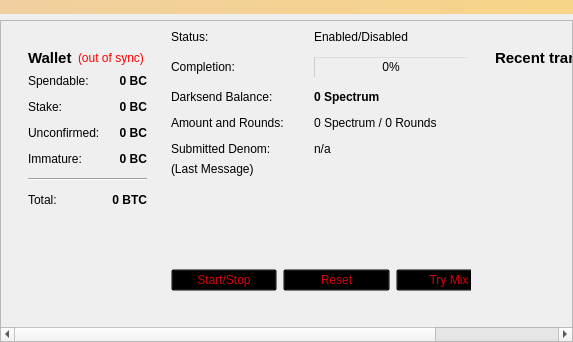
<?xml version="1.0" encoding="UTF-8"?>
<ui version="4.0">
 <class>OverviewPage</class>
 <widget class="QWidget" name="OverviewPage">
  <property name="geometry">
   <rect>
    <x>0</x>
    <y>0</y>
    <width>573</width>
    <height>342</height>
   </rect>
  </property>
  <property name="windowTitle">
   <string>Form</string>
  </property>
  <layout class="QVBoxLayout" name="topLayout">
<property name="leftMargin">
    <number>0</number>
   </property>
   <property name="topMargin">
    <number>0</number>
   </property>
   <property name="rightMargin">
    <number>0</number>
   </property>
   <property name="bottomMargin">
    <number>0</number>
   </property>
   <item>
    <widget class="QLabel" name="labelAlerts">
     <property name="visible">
      <bool>false</bool>
     </property>
     <property name="styleSheet">
      <string notr="true">background-color: qlineargradient(x1: 0, y1: 0, x2: 1, y2: 0, stop:0 #F0D0A0, stop:1 #F8D488);  color:#000000
</string>
     </property>
     <property name="wordWrap">
      <bool>true</bool>
     </property>
     <property name="margin">
      <number>3</number>
     </property>
    </widget>
   </item>
   <item>
<widget class="QScrollArea" name="scrollArea">
     <property name="widgetResizable">
      <bool>true</bool>
     </property>
     <widget class="QWidget" name="scrollAreaWidgetContents">
      <property name="geometry">
       <rect>
        <x>0</x>
        <y>0</y>
        <width>571</width>
        <height>34</height>
       </rect>
      </property>
    <layout class="QHBoxLayout" name="horizontalLayout" stretch="1,1">
     <item>
      <widget class="QWidget" name="columnOneWidget">
      
      <layout class="QVBoxLayout" name="verticalLayout_2">
       <item>
        <widget class="QWidget" name="widget" native="true">
         <layout class="QVBoxLayout" name="verticalLayout_4">
          <item>
           <layout class="QHBoxLayout" name="horizontalLayout_4">
            <item>
             <widget class="QLabel" name="label_5">
              <property name="font">
               <font>
                <pointsize>11</pointsize>
                <weight>75</weight>
                <bold>true</bold>
               </font>
              </property>
              <property name="text">
               <string>Wallet</string>
              </property>
             </widget>
            </item>
            <item>
             <widget class="QLabel" name="labelWalletStatus">
              <property name="toolTip">
               <string>The displayed information may be out of date. Your wallet automatically synchronizes with the Spectrum network after a connection is established, but this process has not completed yet.</string>
              </property>
              <property name="styleSheet">
               <string notr="true">QLabel { color: red; }</string>
              </property>
              <property name="text">
               <string notr="true">(out of sync)</string>
              </property>
              <property name="alignment">
               <set>Qt::AlignLeading|Qt::AlignLeft|Qt::AlignVCenter</set>
              </property>
             </widget>
            </item>
            <item>
             <spacer name="horizontalSpacer_2">
              <property name="orientation">
               <enum>Qt::Horizontal</enum>
              </property>
              <property name="sizeHint" stdset="0">
               <size>
                <width>40</width>
                <height>20</height>
               </size>
              </property>
             </spacer>
            </item>
           </layout>
          </item>
          <item>
           <layout class="QFormLayout" name="formLayout_2">
            <property name="fieldGrowthPolicy">
             <enum>QFormLayout::AllNonFixedFieldsGrow</enum>
            </property>
            <property name="horizontalSpacing">
             <number>12</number>
            </property>
            <property name="verticalSpacing">
             <number>12</number>
            </property>
            <item row="0" column="0">
             <widget class="QLabel" name="label">
              <property name="text">
               <string>Spendable:</string>
              </property>
             </widget>
            </item>
            <item row="0" column="1">
             <widget class="QLabel" name="labelBalance">
              <property name="font">
               <font>
                <weight>75</weight>
                <bold>true</bold>
               </font>
              </property>
              <property name="cursor">
               <cursorShape>IBeamCursor</cursorShape>
              </property>
              <property name="toolTip">
               <string>Your current spendable balance</string>
              </property>
              <property name="text">
               <string notr="true">0 BC</string>
              </property>
              <property name="alignment">
               <set>Qt::AlignRight|Qt::AlignTrailing|Qt::AlignVCenter</set>
              </property>
              <property name="textInteractionFlags">
               <set>Qt::LinksAccessibleByMouse|Qt::TextSelectableByKeyboard|Qt::TextSelectableByMouse</set>
              </property>
             </widget>
            </item>
            <item row="1" column="0">
             <widget class="QLabel" name="label_6">
              <property name="text">
               <string>Stake:</string>
              </property>
             </widget>
            </item>
            <item row="1" column="1">
             <widget class="QLabel" name="labelStake">
              <property name="font">
               <font>
                <weight>75</weight>
                <bold>true</bold>
               </font>
              </property>
              <property name="cursor">
               <cursorShape>IBeamCursor</cursorShape>
              </property>
              <property name="toolTip">
               <string>Total of coins that was staked, and do not yet count toward the current balance</string>
              </property>
              <property name="text">
               <string notr="true">0 BC</string>
              </property>
              <property name="alignment">
               <set>Qt::AlignRight|Qt::AlignTrailing|Qt::AlignVCenter</set>
              </property>
              <property name="textInteractionFlags">
               <set>Qt::LinksAccessibleByMouse|Qt::TextSelectableByKeyboard|Qt::TextSelectableByMouse</set>
              </property>
             </widget>
            </item>
            <item row="2" column="0">
             <widget class="QLabel" name="label_3">
              <property name="text">
               <string>Unconfirmed:</string>
              </property>
             </widget>
            </item>
            <item row="2" column="1">
             <widget class="QLabel" name="labelUnconfirmed">
              <property name="font">
               <font>
                <weight>75</weight>
                <bold>true</bold>
               </font>
              </property>
              <property name="cursor">
               <cursorShape>IBeamCursor</cursorShape>
              </property>
              <property name="toolTip">
               <string>Total of transactions that have yet to be confirmed, and do not yet count toward the current balance</string>
              </property>
              <property name="text">
               <string notr="true">0 BC</string>
              </property>
              <property name="alignment">
               <set>Qt::AlignRight|Qt::AlignTrailing|Qt::AlignVCenter</set>
              </property>
              <property name="textInteractionFlags">
               <set>Qt::LinksAccessibleByMouse|Qt::TextSelectableByKeyboard|Qt::TextSelectableByMouse</set>
              </property>
             </widget>
            </item>
            <item row="3" column="0">
             <widget class="QLabel" name="labelImmatureText">
              <property name="text">
               <string>Immature:</string>
              </property>
             </widget>
            </item>
            <item row="3" column="1">
             <widget class="QLabel" name="labelImmature">
              <property name="font">
               <font>
                <weight>75</weight>
                <bold>true</bold>
               </font>
              </property>
              <property name="toolTip">
               <string>Mined balance that has not yet matured</string>
              </property>
              <property name="text">
               <string notr="true">0 BC</string>
              </property>
              <property name="alignment">
               <set>Qt::AlignRight|Qt::AlignTrailing|Qt::AlignVCenter</set>
              </property>
              <property name="textInteractionFlags">
               <set>Qt::LinksAccessibleByMouse|Qt::TextSelectableByKeyboard|Qt::TextSelectableByMouse</set>
              </property>
             </widget>
            </item>
            <item row="4" column="0" colspan="2">
             <widget class="Line" name="line">
              <property name="orientation">
               <enum>Qt::Horizontal</enum>
              </property>
             </widget>
            </item>
            <item row="5" column="0">
             <widget class="QLabel" name="labelTotalText">
              <property name="text">
               <string>Total:</string>
              </property>
             </widget>
            </item>
            <item row="5" column="1">
             <widget class="QLabel" name="labelTotal">
              <property name="font">
               <font>
                <weight>75</weight>
                <bold>true</bold>
               </font>
              </property>
              <property name="cursor">
               <cursorShape>IBeamCursor</cursorShape>
              </property>
              <property name="toolTip">
               <string>Your current total balance</string>
              </property>
              <property name="text">
               <string notr="true">0 BTC</string>
              </property>
              <property name="alignment">
               <set>Qt::AlignRight|Qt::AlignTrailing|Qt::AlignVCenter</set>
              </property>
              <property name="textInteractionFlags">
               <set>Qt::LinksAccessibleByMouse|Qt::TextSelectableByKeyboard|Qt::TextSelectableByMouse</set>
              </property>
             </widget>
            </item>
           </layout>
          </item>
         </layout>
        </widget>
       </item>
       <item>
        <spacer name="verticalSpacer">
         <property name="orientation">
          <enum>Qt::Vertical</enum>
         </property>
         <property name="sizeHint" stdset="0">
          <size>
           <width>20</width>
           <height>40</height>
          </size>
         </property>
        </spacer>
       </item>
      </layout>
     
</widget>
</item>
<item>
<widget class="QFrame" name="frameDarksend">
<property name="sizePolicy">
             <sizepolicy hsizetype="MinimumExpanding" vsizetype="MinimumExpanding">
              <horstretch>0</horstretch>
              <verstretch>0</verstretch>
             </sizepolicy>
            </property>
<property name="minimumSize">
             <size>
              <width>300</width>
              <height>261</height>
             </size>
            </property>
      <property name="styleSheet">
       <string notr="true">background:transparent;</string>
      </property>
      <property name="frameShape">
       <enum>QFrame::StyledPanel</enum>
      </property>
      <property name="frameShadow">
       <enum>QFrame::Raised</enum>
      </property>
      <widget class="QWidget" name="verticalLayoutWidget">
       <property name="geometry">
        <rect>
         <x>0</x>
         <y>0</y>
         <width>331</width>
         <height>261</height>
        </rect>
       </property>
       <layout class="QVBoxLayout" name="verticalLayout_5">
        <item>
         <layout class="QFormLayout" name="formLayout">
          <property name="fieldGrowthPolicy">
           <enum>QFormLayout::AllNonFixedFieldsGrow</enum>
          </property>
          <property name="horizontalSpacing">
           <number>30</number>
          </property>
          <property name="verticalSpacing">
           <number>12</number>
          </property>
          <item row="0" column="0">
           <widget class="QLabel" name="label_6">
            <property name="text">
             <string>Status:</string>
            </property>
           </widget>
          </item>
          <item row="0" column="1">
           <widget class="QLabel" name="darksendEnabled">
            <property name="styleSheet">
             <string notr="true">color: rgb(0, 0, 0);</string>
            </property>
            <property name="text">
             <string>Enabled/Disabled</string>
            </property>
           </widget>
          </item>
          <item row="1" column="0">
           <widget class="QLabel" name="label_7">
            <property name="styleSheet">
             <string notr="true">color: rgb(0, 0, 0);</string>
            </property>
            <property name="text">
             <string>Completion:</string>
            </property>
           </widget>
          </item>
          <item row="1" column="1">
           <widget class="QProgressBar" name="darksendProgress">
            <property name="maximumSize">
             <size>
              <width>154</width>
              <height>16777215</height>
             </size>
            </property>
            <property name="styleSheet">
             <string notr="true">background:transparent;</string>
            </property>
            <property name="value">
             <number>0</number>
            </property>
           </widget>
          </item>
          <item row="2" column="0">
           <widget class="QLabel" name="labelAnonymizedText">
            <property name="styleSheet">
             <string notr="true">color: rgb(0, 0, 0);</string>
            </property>
            <property name="text">
             <string>Darksend Balance:</string>
            </property>
           </widget>
          </item>
          <item row="2" column="1">
           <widget class="QLabel" name="labelAnonymized">
            <property name="font">
             <font>
              <weight>75</weight>
              <bold>true</bold>
             </font>
            </property>
            <property name="styleSheet">
             <string notr="true">color: rgb(0, 0, 0);</string>
            </property>
            <property name="text">
             <string>0 Spectrum</string>
            </property>
           </widget>
          </item>
          <item row="3" column="0">
           <widget class="QLabel" name="label_8">
            <property name="styleSheet">
             <string notr="true">color: rgb(0, 0, 0);</string>
            </property>
            <property name="text">
             <string>Amount and Rounds:</string>
            </property>
           </widget>
          </item>
          <item row="3" column="1">
           <widget class="QLabel" name="labelAmountRounds">
            <property name="styleSheet">
             <string notr="true">color: rgb(0, 0, 0);</string>
            </property>
            <property name="text">
             <string>0 Spectrum / 0 Rounds</string>
            </property>
           </widget>
          </item>
          <item row="4" column="0">
           <widget class="QLabel" name="label_9">
            <property name="styleSheet">
             <string notr="true">color: rgb(0, 0, 0);</string>
            </property>
            <property name="text">
             <string>Submitted Denom:</string>
            </property>
           </widget>
          </item>
          <item row="4" column="1">
           <widget class="QLabel" name="labelSubmittedDenom">
            <property name="statusTip">
             <string>The denominations you submitted to the Spectrum Node. To mix, other users must submit the exact same denominations.</string>
            </property>
            <property name="styleSheet">
             <string notr="true">color: rgb(0, 0, 0);</string>
            </property>
            <property name="text">
             <string>n/a</string>
            </property>
           </widget>
          </item>
         </layout>
        </item>
        <item>
         <widget class="QLabel" name="darksendStatus">
          <property name="minimumSize">
           <size>
            <width>288</width>
            <height>43</height>
           </size>
          </property>
          <property name="styleSheet">
           <string notr="true">color: rgb(0, 0, 0);</string>
          </property>
          <property name="text">
           <string>(Last Message)</string>
          </property>
          <property name="alignment">
           <set>Qt::AlignLeading|Qt::AlignLeft|Qt::AlignTop</set>
          </property>
          <property name="wordWrap">
           <bool>true</bool>
          </property>
         </widget>
        </item>
        <item>
         <layout class="QHBoxLayout" name="horizontalLayout_2">
          <item>
           <widget class="QPushButton" name="toggleDarksend">
            <property name="sizePolicy">
             <sizepolicy hsizetype="MinimumExpanding" vsizetype="Fixed">
              <horstretch>0</horstretch>
              <verstretch>0</verstretch>
             </sizepolicy>
            </property>
            <property name="styleSheet">
             <string notr="true">color: rgb(217, 0, 7);</string>
            </property>
            <property name="text">
             <string>Start/Stop</string>
            </property>
           </widget>
          </item>
          <item>
           <widget class="QPushButton" name="darksendReset">
            <property name="sizePolicy">
             <sizepolicy hsizetype="MinimumExpanding" vsizetype="Fixed">
              <horstretch>0</horstretch>
              <verstretch>0</verstretch>
             </sizepolicy>
            </property>
            <property name="toolTip">
             <string>Reset the current status of Darksend (can interrupt Darksend if it's in the process of Mixing, which can cost you money!)</string>
            </property>
            <property name="autoFillBackground">
             <bool>false</bool>
            </property>
            <property name="styleSheet">
             <string notr="true">color: rgb(217, 0, 7);</string>
            </property>
            <property name="text">
             <string>Reset</string>
            </property>
           </widget>
          </item>
          <item>
           <widget class="QPushButton" name="darksendAuto">
            <property name="sizePolicy">
             <sizepolicy hsizetype="MinimumExpanding" vsizetype="Fixed">
              <horstretch>0</horstretch>
              <verstretch>0</verstretch>
             </sizepolicy>
            </property>
            <property name="toolTip">
             <string>Try to manually submit a Darksend request.</string>
            </property>
            <property name="styleSheet">
             <string notr="true">color: rgb(217, 0, 7);</string>
            </property>
            <property name="text">
             <string>Try Mix</string>
            </property>
           </widget>
          </item>
         </layout>
        </item>
       </layout>
      </widget>
     </widget>
</item>

<item>
<widget class="QWidget" name="columnTwoWidget">
      
      <layout class="QVBoxLayout" name="verticalLayout_3">
       <item>
        <widget class="QWidget" name="widget_2" native="true">
         <layout class="QVBoxLayout" name="verticalLayout">
          <item>
           <layout class="QHBoxLayout" name="horizontalLayout_2">
            <item>
             <widget class="QLabel" name="label_4">
              <property name="font">
               <font>
                <pointsize>11</pointsize>
                <weight>75</weight>
                <bold>true</bold>
               </font>
              </property>
              <property name="text">
               <string>&lt;b&gt;Recent transactions&lt;/b&gt;</string>
              </property>
             </widget>
            </item>
            <item>
             <widget class="QLabel" name="labelTransactionsStatus">
              <property name="toolTip">
               <string>The displayed information may be out of date. Your wallet automatically synchronizes with the Spectrum network after a connection is established, but this process has not completed yet.</string>
              </property>
              <property name="styleSheet">
               <string notr="true">QLabel { color: red; }</string>
              </property>
              <property name="text">
               <string notr="true">(out of sync)</string>
              </property>
              <property name="alignment">
               <set>Qt::AlignRight|Qt::AlignTrailing|Qt::AlignVCenter</set>
              </property>
             </widget>
            </item>
            <item>
             <spacer name="horizontalSpacer">
              <property name="orientation">
               <enum>Qt::Horizontal</enum>
              </property>
              <property name="sizeHint" stdset="0">
               <size>
                <width>40</width>
                <height>20</height>
               </size>
              </property>
             </spacer>
            </item>
           </layout>
          </item>
          <item>
           <widget class="QListView" name="listTransactions">
            <property name="styleSheet">
             <string notr="true">QListView { background: transparent; }</string>
            </property>
            <property name="frameShape">
             <enum>QFrame::NoFrame</enum>
            </property>
            <property name="verticalScrollBarPolicy">
             <enum>Qt::ScrollBarAlwaysOff</enum>
            </property>
            <property name="horizontalScrollBarPolicy">
             <enum>Qt::ScrollBarAlwaysOff</enum>
            </property>
            <property name="selectionMode">
             <enum>QAbstractItemView::NoSelection</enum>
            </property>
           </widget>
          </item>
         </layout>
        </widget>
       </item>
      </layout>
     
</widget>
</item>
</layout>
</widget>
</widget>
   </item>

  </layout>
 </widget>
<customwidgets>
  <customwidget>
   <class>FlowLayout</class>
   <extends>QLayout</extends>
   <header>flowlayout.h</header>
   <container>1</container>
  </customwidget>
 </customwidgets>
 <resources/>
 <connections/>
</ui>
